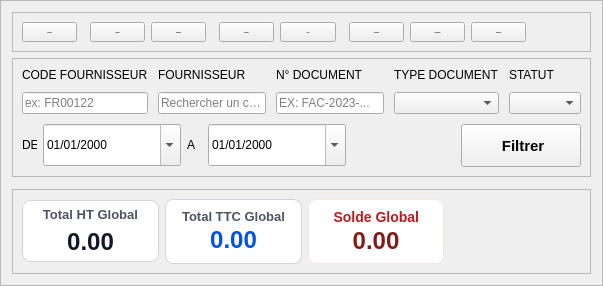
    <widget class="QFrame" name="Background">
     <property name="frameShape">
      <enum>QFrame::StyledPanel</enum>
     </property>
     <property name="frameShadow">
      <enum>QFrame::Raised</enum>
     </property>
     <layout class="QVBoxLayout" name="verticalLayout_3">
      <item>
       <widget class="QFrame" name="TopToolsFrame">
        <property name="maximumSize">
         <size>
          <width>16777215</width>
          <height>50</height>
         </size>
        </property>
        <property name="frameShape">
         <enum>QFrame::StyledPanel</enum>
        </property>
        <property name="frameShadow">
         <enum>QFrame::Raised</enum>
        </property>
        <property name="class" stdset="0">
         <string>card</string>
        </property>
        <layout class="QHBoxLayout" name="horizontalLayout">
         <item>
          <widget class="QToolButton" name="toolButton_4">
           <property name="sizePolicy">
            <sizepolicy hsizetype="Expanding" vsizetype="Expanding">
             <horstretch>0</horstretch>
             <verstretch>0</verstretch>
            </sizepolicy>
           </property>
           <property name="maximumSize">
            <size>
             <width>130</width>
             <height>40</height>
            </size>
           </property>
           <property name="font">
            <font>
             <family>Inter 18pt Medium</family>
             <pointsize>-1</pointsize>
             <weight>75</weight>
             <bold>true</bold>
            </font>
           </property>
           <property name="text">
            <string> Nouveau</string>
           </property>
           <property name="icon">
            <iconset resource="../../resources/resources.qrc">
             <normaloff>:/icons/icons/Wnouveau.svg</normaloff>:/icons/icons/Wnouveau.svg</iconset>
           </property>
           <property name="iconSize">
            <size>
             <width>16</width>
             <height>16</height>
            </size>
           </property>
           <property name="toolButtonStyle">
            <enum>Qt::ToolButtonTextBesideIcon</enum>
           </property>
           <property name="class" stdset="0">
            <string>primary</string>
           </property>
          </widget>
         </item>
         <item>
          <widget class="QLabel" name="label">
           <property name="minimumSize">
            <size>
             <width>1</width>
             <height>0</height>
            </size>
           </property>
           <property name="maximumSize">
            <size>
             <width>1</width>
             <height>16777215</height>
            </size>
           </property>
           <property name="text">
            <string/>
           </property>
           <property name="class" stdset="0">
            <string>separator</string>
           </property>
          </widget>
         </item>
         <item>
          <widget class="QToolButton" name="ModifierButton">
           <property name="sizePolicy">
            <sizepolicy hsizetype="Expanding" vsizetype="Expanding">
             <horstretch>0</horstretch>
             <verstretch>0</verstretch>
            </sizepolicy>
           </property>
           <property name="maximumSize">
            <size>
             <width>130</width>
             <height>40</height>
            </size>
           </property>
           <property name="font">
            <font>
             <family>Inter 18pt Medium</family>
             <pointsize>-1</pointsize>
             <weight>63</weight>
             <bold>true</bold>
            </font>
           </property>
           <property name="text">
            <string> Modifier</string>
           </property>
           <property name="icon">
            <iconset resource="../../resources/resources.qrc">
             <normaloff>:/icons/icons/Gmodifier.svg</normaloff>:/icons/icons/Gmodifier.svg</iconset>
           </property>
           <property name="iconSize">
            <size>
             <width>16</width>
             <height>16</height>
            </size>
           </property>
           <property name="toolButtonStyle">
            <enum>Qt::ToolButtonTextBesideIcon</enum>
           </property>
           <property name="class" stdset="0">
            <string>secondary</string>
           </property>
          </widget>
         </item>
         <item>
          <widget class="QToolButton" name="SupprimerButton">
           <property name="sizePolicy">
            <sizepolicy hsizetype="Expanding" vsizetype="Expanding">
             <horstretch>0</horstretch>
             <verstretch>0</verstretch>
            </sizepolicy>
           </property>
           <property name="maximumSize">
            <size>
             <width>130</width>
             <height>40</height>
            </size>
           </property>
           <property name="font">
            <font>
             <family>Inter 18pt Medium</family>
             <pointsize>-1</pointsize>
             <weight>63</weight>
             <bold>true</bold>
            </font>
           </property>
           <property name="styleSheet">
            <string notr="true"/>
           </property>
           <property name="text">
            <string> Supprimer</string>
           </property>
           <property name="icon">
            <iconset resource="../../resources/resources.qrc">
             <normaloff>:/icons/icons/Gsupprimer.svg</normaloff>:/icons/icons/Gsupprimer.svg</iconset>
           </property>
           <property name="iconSize">
            <size>
             <width>16</width>
             <height>16</height>
            </size>
           </property>
           <property name="toolButtonStyle">
            <enum>Qt::ToolButtonTextBesideIcon</enum>
           </property>
           <property name="class" stdset="0">
            <string>secondary-danger</string>
           </property>
          </widget>
         </item>
         <item>
          <widget class="QLabel" name="label_2">
           <property name="minimumSize">
            <size>
             <width>1</width>
             <height>0</height>
            </size>
           </property>
           <property name="maximumSize">
            <size>
             <width>1</width>
             <height>16777215</height>
            </size>
           </property>
           <property name="text">
            <string/>
           </property>
           <property name="class" stdset="0">
            <string>separator</string>
           </property>
          </widget>
         </item>
         <item>
          <widget class="QToolButton" name="ImprimrtButton">
           <property name="sizePolicy">
            <sizepolicy hsizetype="Expanding" vsizetype="Expanding">
             <horstretch>0</horstretch>
             <verstretch>0</verstretch>
            </sizepolicy>
           </property>
           <property name="maximumSize">
            <size>
             <width>130</width>
             <height>40</height>
            </size>
           </property>
           <property name="font">
            <font>
             <family>Inter 18pt Medium</family>
             <pointsize>-1</pointsize>
             <weight>63</weight>
             <bold>true</bold>
            </font>
           </property>
           <property name="text">
            <string> Imprimer</string>
           </property>
           <property name="icon">
            <iconset resource="../../resources/resources.qrc">
             <normaloff>:/icons/icons/Gimprimer.svg</normaloff>:/icons/icons/Gimprimer.svg</iconset>
           </property>
           <property name="iconSize">
            <size>
             <width>16</width>
             <height>16</height>
            </size>
           </property>
           <property name="toolButtonStyle">
            <enum>Qt::ToolButtonTextBesideIcon</enum>
           </property>
           <property name="class" stdset="0">
            <string>secondary</string>
           </property>
          </widget>
         </item>
         <item>
          <widget class="QToolButton" name="ExcelButton">
           <property name="sizePolicy">
            <sizepolicy hsizetype="Expanding" vsizetype="Expanding">
             <horstretch>0</horstretch>
             <verstretch>0</verstretch>
            </sizepolicy>
           </property>
           <property name="maximumSize">
            <size>
             <width>130</width>
             <height>40</height>
            </size>
           </property>
           <property name="font">
            <font>
             <family>Inter 18pt Medium</family>
             <pointsize>-1</pointsize>
             <weight>63</weight>
             <bold>true</bold>
            </font>
           </property>
           <property name="text">
            <string> Excel</string>
           </property>
           <property name="icon">
            <iconset resource="../../resources/resources.qrc">
             <normaloff>:/icons/icons/Gexcel.svg</normaloff>:/icons/icons/Gexcel.svg</iconset>
           </property>
           <property name="iconSize">
            <size>
             <width>16</width>
             <height>16</height>
            </size>
           </property>
           <property name="toolButtonStyle">
            <enum>Qt::ToolButtonTextBesideIcon</enum>
           </property>
           <property name="class" stdset="0">
            <string>secondary</string>
           </property>
          </widget>
         </item>
         <item>
          <widget class="QLabel" name="label_3">
           <property name="minimumSize">
            <size>
             <width>1</width>
             <height>0</height>
            </size>
           </property>
           <property name="maximumSize">
            <size>
             <width>1</width>
             <height>16777215</height>
            </size>
           </property>
           <property name="text">
            <string/>
           </property>
           <property name="class" stdset="0">
            <string>separator</string>
           </property>
          </widget>
         </item>
         <item>
          <widget class="QToolButton" name="DupliquerButton">
           <property name="sizePolicy">
            <sizepolicy hsizetype="Expanding" vsizetype="Expanding">
             <horstretch>0</horstretch>
             <verstretch>0</verstretch>
            </sizepolicy>
           </property>
           <property name="maximumSize">
            <size>
             <width>130</width>
             <height>40</height>
            </size>
           </property>
           <property name="font">
            <font>
             <family>Inter 18pt Medium</family>
             <pointsize>-1</pointsize>
             <weight>63</weight>
             <bold>true</bold>
            </font>
           </property>
           <property name="text">
            <string> Dupliquer</string>
           </property>
           <property name="icon">
            <iconset resource="../../resources/resources.qrc">
             <normaloff>:/icons/icons/Gduplicate.svg</normaloff>:/icons/icons/Gduplicate.svg</iconset>
           </property>
           <property name="iconSize">
            <size>
             <width>16</width>
             <height>16</height>
            </size>
           </property>
           <property name="toolButtonStyle">
            <enum>Qt::ToolButtonTextBesideIcon</enum>
           </property>
           <property name="class" stdset="0">
            <string>secondary</string>
           </property>
          </widget>
         </item>
         <item>
          <widget class="QToolButton" name="TransformerButton">
           <property name="sizePolicy">
            <sizepolicy hsizetype="Expanding" vsizetype="Expanding">
             <horstretch>0</horstretch>
             <verstretch>0</verstretch>
            </sizepolicy>
           </property>
           <property name="maximumSize">
            <size>
             <width>130</width>
             <height>40</height>
            </size>
           </property>
           <property name="font">
            <font>
             <family>Inter 18pt Medium</family>
             <pointsize>-1</pointsize>
             <weight>63</weight>
             <bold>true</bold>
            </font>
           </property>
           <property name="text">
            <string> Transformer</string>
           </property>
           <property name="icon">
            <iconset resource="../../resources/resources.qrc">
             <normaloff>:/icons/icons/Gtransformer.svg</normaloff>:/icons/icons/Gtransformer.svg</iconset>
           </property>
           <property name="iconSize">
            <size>
             <width>16</width>
             <height>16</height>
            </size>
           </property>
           <property name="toolButtonStyle">
            <enum>Qt::ToolButtonTextBesideIcon</enum>
           </property>
           <property name="class" stdset="0">
            <string>secondary</string>
           </property>
          </widget>
         </item>
         <item>
          <widget class="QToolButton" name="PaiementsButton">
           <property name="sizePolicy">
            <sizepolicy hsizetype="Expanding" vsizetype="Expanding">
             <horstretch>0</horstretch>
             <verstretch>0</verstretch>
            </sizepolicy>
           </property>
           <property name="maximumSize">
            <size>
             <width>130</width>
             <height>40</height>
            </size>
           </property>
           <property name="font">
            <font>
             <family>Inter 18pt Medium</family>
             <pointsize>-1</pointsize>
             <weight>63</weight>
             <bold>true</bold>
            </font>
           </property>
           <property name="text">
            <string> Paiements</string>
           </property>
           <property name="icon">
            <iconset resource="../../resources/resources.qrc">
             <normaloff>:/icons/icons/paiements.svg</normaloff>:/icons/icons/paiements.svg</iconset>
           </property>
           <property name="iconSize">
            <size>
             <width>16</width>
             <height>16</height>
            </size>
           </property>
           <property name="toolButtonStyle">
            <enum>Qt::ToolButtonTextBesideIcon</enum>
           </property>
           <property name="class" stdset="0">
            <string>secondary</string>
           </property>
          </widget>
         </item>
         <item>
          <spacer name="horizontalSpacer">
           <property name="orientation">
            <enum>Qt::Horizontal</enum>
           </property>
           <property name="sizeHint" stdset="0">
            <size>
             <width>40</width>
             <height>20</height>
            </size>
           </property>
          </spacer>
         </item>
        </layout>
       </widget>
      </item>
      <item>
       <widget class="QFrame" name="frame">
        <property name="maximumSize">
         <size>
          <width>16777215</width>
          <height>132</height>
         </size>
        </property>
        <property name="frameShape">
         <enum>QFrame::StyledPanel</enum>
        </property>
        <property name="frameShadow">
         <enum>QFrame::Raised</enum>
        </property>
        <property name="class" stdset="0">
         <string>card</string>
        </property>
        <layout class="QVBoxLayout" name="verticalLayout_2">
         <property name="spacing">
          <number>10</number>
         </property>
         <item>
          <layout class="QGridLayout" name="gridLayout">
           <property name="topMargin">
            <number>0</number>
           </property>
           <property name="rightMargin">
            <number>0</number>
           </property>
           <property name="bottomMargin">
            <number>0</number>
           </property>
           <property name="horizontalSpacing">
            <number>10</number>
           </property>
           <item row="1" column="1">
            <widget class="QLineEdit" name="ClientEntry">
             <property name="maximumSize">
              <size>
               <width>16777215</width>
               <height>16777215</height>
              </size>
             </property>
             <property name="placeholderText">
              <string>Rechercher un client...</string>
             </property>
            </widget>
           </item>
           <item row="1" column="5">
            <widget class="QComboBox" name="TypeDocComboBox">
             <property name="sizePolicy">
              <sizepolicy hsizetype="Expanding" vsizetype="Fixed">
               <horstretch>0</horstretch>
               <verstretch>0</verstretch>
              </sizepolicy>
             </property>
             <property name="maximumSize">
              <size>
               <width>175</width>
               <height>16777215</height>
              </size>
             </property>
            </widget>
           </item>
           <item row="0" column="6">
            <widget class="QLabel" name="label_5">
             <property name="text">
              <string>STATUT</string>
             </property>
            </widget>
           </item>
           <item row="0" column="1">
            <widget class="QLabel" name="label_9">
             <property name="text">
              <string>FOURNISSEUR</string>
             </property>
            </widget>
           </item>
           <item row="0" column="0">
            <widget class="QLabel" name="label_8">
             <property name="text">
              <string>CODE FOURNISSEUR</string>
             </property>
            </widget>
           </item>
           <item row="0" column="2">
            <widget class="QLabel" name="label_15">
             <property name="text">
              <string>N° DOCUMENT</string>
             </property>
            </widget>
           </item>
           <item row="1" column="6">
            <widget class="QComboBox" name="StatutComboBox">
             <property name="sizePolicy">
              <sizepolicy hsizetype="Expanding" vsizetype="Fixed">
               <horstretch>0</horstretch>
               <verstretch>0</verstretch>
              </sizepolicy>
             </property>
             <property name="maximumSize">
              <size>
               <width>175</width>
               <height>16777215</height>
              </size>
             </property>
            </widget>
           </item>
           <item row="1" column="2">
            <widget class="QLineEdit" name="N_DocEntry">
             <property name="maximumSize">
              <size>
               <width>175</width>
               <height>16777215</height>
              </size>
             </property>
             <property name="placeholderText">
              <string>EX: FAC-2023-...</string>
             </property>
            </widget>
           </item>
           <item row="0" column="5">
            <widget class="QLabel" name="label_6">
             <property name="text">
              <string>TYPE DOCUMENT</string>
             </property>
            </widget>
           </item>
           <item row="1" column="0">
            <widget class="QLineEdit" name="CodeClientEntry">
             <property name="maximumSize">
              <size>
               <width>175</width>
               <height>16777215</height>
              </size>
             </property>
             <property name="placeholderText">
              <string>ex: FR00122</string>
             </property>
            </widget>
           </item>
          </layout>
         </item>
         <item>
          <layout class="QHBoxLayout" name="horizontalLayout_2">
           <property name="spacing">
            <number>6</number>
           </property>
           <item>
            <widget class="QLabel" name="label_16">
             <property name="sizePolicy">
              <sizepolicy hsizetype="Expanding" vsizetype="Expanding">
               <horstretch>0</horstretch>
               <verstretch>0</verstretch>
              </sizepolicy>
             </property>
             <property name="maximumSize">
              <size>
               <width>15</width>
               <height>42</height>
              </size>
             </property>
             <property name="text">
              <string>DE</string>
             </property>
            </widget>
           </item>
           <item>
            <widget class="QDateEdit" name="dateEdit">
             <property name="sizePolicy">
              <sizepolicy hsizetype="Expanding" vsizetype="Expanding">
               <horstretch>0</horstretch>
               <verstretch>0</verstretch>
              </sizepolicy>
             </property>
             <property name="minimumSize">
              <size>
               <width>138</width>
               <height>0</height>
              </size>
             </property>
             <property name="maximumSize">
              <size>
               <width>175</width>
               <height>42</height>
              </size>
             </property>
             <property name="displayFormat">
              <string>MM/dd/yyyy</string>
             </property>
             <property name="calendarPopup">
              <bool>true</bool>
             </property>
            </widget>
           </item>
           <item>
            <widget class="QLabel" name="label_17">
             <property name="sizePolicy">
              <sizepolicy hsizetype="Expanding" vsizetype="Expanding">
               <horstretch>0</horstretch>
               <verstretch>0</verstretch>
              </sizepolicy>
             </property>
             <property name="maximumSize">
              <size>
               <width>15</width>
               <height>42</height>
              </size>
             </property>
             <property name="text">
              <string>A</string>
             </property>
            </widget>
           </item>
           <item>
            <widget class="QDateEdit" name="dateEdit_2">
             <property name="sizePolicy">
              <sizepolicy hsizetype="Expanding" vsizetype="Expanding">
               <horstretch>0</horstretch>
               <verstretch>0</verstretch>
              </sizepolicy>
             </property>
             <property name="minimumSize">
              <size>
               <width>138</width>
               <height>0</height>
              </size>
             </property>
             <property name="maximumSize">
              <size>
               <width>175</width>
               <height>42</height>
              </size>
             </property>
             <property name="currentSection">
              <enum>QDateTimeEdit::MonthSection</enum>
             </property>
             <property name="displayFormat">
              <string>MM/dd/yyyy</string>
             </property>
             <property name="calendarPopup">
              <bool>true</bool>
             </property>
            </widget>
           </item>
           <item>
            <spacer name="horizontalSpacer_2">
             <property name="orientation">
              <enum>Qt::Horizontal</enum>
             </property>
             <property name="sizeHint" stdset="0">
              <size>
               <width>40</width>
               <height>20</height>
              </size>
             </property>
            </spacer>
           </item>
           <item>
            <widget class="QToolButton" name="FiltrerButton">
             <property name="sizePolicy">
              <sizepolicy hsizetype="Expanding" vsizetype="Expanding">
               <horstretch>0</horstretch>
               <verstretch>0</verstretch>
              </sizepolicy>
             </property>
             <property name="maximumSize">
              <size>
               <width>130</width>
               <height>16777215</height>
              </size>
             </property>
             <property name="font">
              <font>
               <pointsize>-1</pointsize>
               <weight>75</weight>
               <bold>true</bold>
              </font>
             </property>
             <property name="styleSheet">
              <string notr="true">#FiltrerButton {
font-size: 15px;
padding: 10px 30px;
}</string>
             </property>
             <property name="text">
              <string> Filtrer</string>
             </property>
             <property name="icon">
              <iconset resource="../../resources/resources.qrc">
               <normaloff>:/icons/icons/Wfiltrer.svg</normaloff>:/icons/icons/Wfiltrer.svg</iconset>
             </property>
             <property name="toolButtonStyle">
              <enum>Qt::ToolButtonTextBesideIcon</enum>
             </property>
             <property name="class" stdset="0">
              <string>primary</string>
             </property>
            </widget>
           </item>
          </layout>
         </item>
        </layout>
       </widget>
      </item>
      <item>
       <widget class="ERPDataTable" name="AchatsTable" native="true"/>
      </item>
      <item>
       <widget class="QFrame" name="frame_2">
        <property name="maximumSize">
         <size>
          <width>16777215</width>
          <height>85</height>
         </size>
        </property>
        <property name="frameShape">
         <enum>QFrame::StyledPanel</enum>
        </property>
        <property name="frameShadow">
         <enum>QFrame::Raised</enum>
        </property>
        <property name="class" stdset="0">
         <string>card</string>
        </property>
        <layout class="QHBoxLayout" name="horizontalLayout_3">
         <item>
          <widget class="QFrame" name="FrameHT">
           <property name="sizePolicy">
            <sizepolicy hsizetype="Expanding" vsizetype="Expanding">
             <horstretch>0</horstretch>
             <verstretch>0</verstretch>
            </sizepolicy>
           </property>
           <property name="maximumSize">
            <size>
             <width>140</width>
             <height>62</height>
            </size>
           </property>
           <property name="styleSheet">
            <string notr="true">/* ====================================================
   CARD 1: TOTAL HT GLOBAL (Neutral Style)
==================================================== */
QFrame#FrameHT {
    background-color: #ffffff;
    border: 1px solid #d1d5db;
    border-radius: 8px;
}

QLabel {
    color: #4b5563;             /* Muted gray-slate */
    font-size: 13px;
    font-weight: 500;
    background: transparent;
}

QLabel#ValueHT {
    color: #111827;             /* Dark charcoal/black */
    font-size: 24px;
    font-weight: 700;
    background: transparent;
}</string>
           </property>
           <layout class="QVBoxLayout" name="totalBalanceLayout">
            <property name="leftMargin">
             <number>12</number>
            </property>
            <property name="topMargin">
             <number>6</number>
            </property>
            <property name="rightMargin">
             <number>12</number>
            </property>
            <property name="bottomMargin">
             <number>6</number>
            </property>
            <item alignment="Qt::AlignHCenter">
             <widget class="QLabel" name="labelTotalBalanceTitle">
              <property name="text">
               <string>Total HT Global</string>
              </property>
              <property name="alignment">
               <set>Qt::AlignRight|Qt::AlignTrailing|Qt::AlignVCenter</set>
              </property>
             </widget>
            </item>
            <item>
             <widget class="QLabel" name="ValueHT">
              <property name="text">
               <string>0.00</string>
              </property>
              <property name="alignment">
               <set>Qt::AlignCenter</set>
              </property>
             </widget>
            </item>
           </layout>
          </widget>
         </item>
         <item>
          <widget class="QFrame" name="FrameTTC">
           <property name="sizePolicy">
            <sizepolicy hsizetype="Expanding" vsizetype="Expanding">
             <horstretch>0</horstretch>
             <verstretch>0</verstretch>
            </sizepolicy>
           </property>
           <property name="maximumSize">
            <size>
             <width>140</width>
             <height>65</height>
            </size>
           </property>
           <property name="styleSheet">
            <string notr="true">/* ====================================================
   CARD 2: TOTAL TTC GLOBAL (Blue Accent Style)
==================================================== */
QFrame#FrameTTC {
    background-color: #ffffff;
    border: 1px solid #d1d5db;
    border-radius: 8px;
}

QLabel {
    color: #4b5563;             /* Muted gray-slate */
    font-size: 13px;
    font-weight: 500;
    background: transparent;
}

QLabel#ValueTTC {
    color: #0051df;             /* Vibrant primary blue */
    font-size: 24px;
    font-weight: 700;
    background: transparent;
}</string>
           </property>
           <layout class="QVBoxLayout" name="totalHtLayout">
            <property name="spacing">
             <number>2</number>
            </property>
            <item alignment="Qt::AlignHCenter">
             <widget class="QLabel" name="labelTotalHtTitle">
              <property name="text">
               <string>Total TTC Global</string>
              </property>
              <property name="alignment">
               <set>Qt::AlignRight|Qt::AlignTrailing|Qt::AlignVCenter</set>
              </property>
             </widget>
            </item>
            <item>
             <widget class="QLabel" name="ValueTTC">
              <property name="text">
               <string>0.00</string>
              </property>
              <property name="alignment">
               <set>Qt::AlignCenter</set>
              </property>
             </widget>
            </item>
           </layout>
          </widget>
         </item>
         <item>
          <widget class="QFrame" name="FrameSolde">
           <property name="sizePolicy">
            <sizepolicy hsizetype="Expanding" vsizetype="Expanding">
             <horstretch>0</horstretch>
             <verstretch>0</verstretch>
            </sizepolicy>
           </property>
           <property name="maximumSize">
            <size>
             <width>140</width>
             <height>65</height>
            </size>
           </property>
           <property name="styleSheet">
            <string notr="true">/* ====================================================
   CARD 3: SOLDE GLOBAL (Danger/Alert Red Style)
==================================================== */
QFrame#FrameSolde {
    background-color: #ffffff;
    border: 1px solid #fee2e2;   /* Light pastel red border */
    border-radius: 8px;
}

QLabel {
    color: #b91c1c;             /* Clear dark red for warning header */
    font-size: 14px;
    font-weight: 500;
    background: transparent;
}

QLabel#ValueSolde {
    color: #7f1d1d;             /* Very deep burgundy red for visibility */
    font-size: 24px;
    font-weight: 700;
    background: transparent;
}</string>
           </property>
           <layout class="QVBoxLayout" name="fffff">
            <property name="spacing">
             <number>2</number>
            </property>
            <item alignment="Qt::AlignHCenter">
             <widget class="QLabel" name="labelTotalTtcTitle">
              <property name="text">
               <string>Solde Global</string>
              </property>
              <property name="alignment">
               <set>Qt::AlignRight|Qt::AlignTrailing|Qt::AlignVCenter</set>
              </property>
             </widget>
            </item>
            <item>
             <widget class="QLabel" name="ValueSolde">
              <property name="text">
               <string>0.00</string>
              </property>
              <property name="alignment">
               <set>Qt::AlignCenter</set>
              </property>
             </widget>
            </item>
           </layout>
          </widget>
         </item>
         <item>
          <spacer name="summarySpacerLeft">
           <property name="orientation">
            <enum>Qt::Horizontal</enum>
           </property>
           <property name="sizeType">
            <enum>QSizePolicy::Expanding</enum>
           </property>
           <property name="sizeHint" stdset="0">
            <size>
             <width>40</width>
             <height>20</height>
            </size>
           </property>
          </spacer>
         </item>
        </layout>
       </widget>
      </item>
     </layout>
    </widget>
